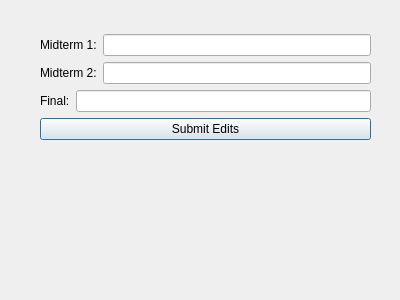
<?xml version="1.0" encoding="UTF-8"?>
<ui version="4.0">
 <class>EditGrades</class>
 <widget class="QDialog" name="EditGrades">
  <property name="geometry">
   <rect>
    <x>0</x>
    <y>0</y>
    <width>400</width>
    <height>300</height>
   </rect>
  </property>
  <property name="windowTitle">
   <string>Dialog</string>
  </property>
  <widget class="QWidget" name="">
   <property name="geometry">
    <rect>
     <x>40</x>
     <y>34</y>
     <width>331</width>
     <height>231</height>
    </rect>
   </property>
   <layout class="QVBoxLayout" name="verticalLayout">
    <item>
     <layout class="QHBoxLayout" name="horizontalLayout">
      <item>
       <widget class="QLabel" name="label">
        <property name="text">
         <string>Midterm 1:</string>
        </property>
       </widget>
      </item>
      <item>
       <widget class="QLineEdit" name="lineEdit"/>
      </item>
     </layout>
    </item>
    <item>
     <layout class="QHBoxLayout" name="horizontalLayout_2">
      <item>
       <widget class="QLabel" name="label_2">
        <property name="text">
         <string>Midterm 2:</string>
        </property>
       </widget>
      </item>
      <item>
       <widget class="QLineEdit" name="lineEdit_2"/>
      </item>
     </layout>
    </item>
    <item>
     <layout class="QHBoxLayout" name="horizontalLayout_3">
      <item>
       <widget class="QLabel" name="label_3">
        <property name="text">
         <string>Final:</string>
        </property>
       </widget>
      </item>
      <item>
       <widget class="QLineEdit" name="lineEdit_3"/>
      </item>
     </layout>
    </item>
    <item>
     <widget class="QPushButton" name="pushButton">
      <property name="text">
       <string>Submit Edits</string>
      </property>
     </widget>
    </item>
    <item>
     <widget class="QLabel" name="resultlabel">
      <property name="text">
       <string/>
      </property>
     </widget>
    </item>
   </layout>
  </widget>
 </widget>
 <resources/>
 <connections/>
</ui>
